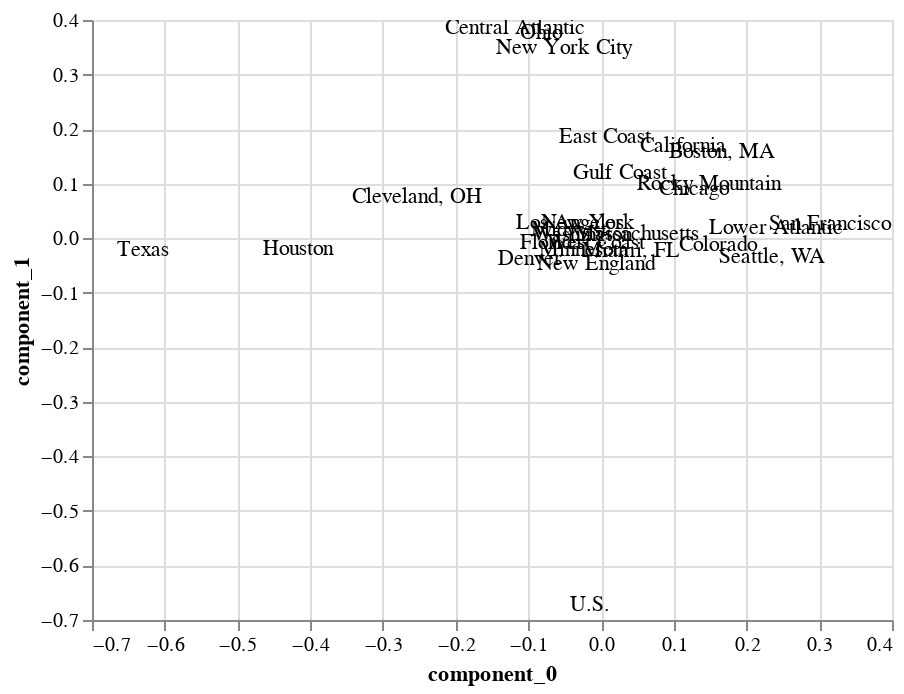

The notebook cell saved with this chart:
### Code cell
components = pd.DataFrame(
    v, columns=[f"component_{i}" for i in range(v.shape[0])], index=wide.columns
).reset_index()

components_plot = (
    components.pipe(alt.Chart)
    .encode(x="component_0", y="component_1", text="region")
    .mark_text()
    .interactive()
)

lineapy.save(components_plot, "components_plot")
components_plot

### Figure 1 — Vega-Lite specification as saved in the notebook (floating-point values rounded to 4 significant figures)
{"config": {"view": {"continuousWidth": 400, "continuousHeight": 300}}, "data": {"name": "data-2519041150ac7bf221db47713701fe0d"}, "mark": "text", "encoding": {"text": {"field": "region", "type": "nominal"}, "x": {"field": "component_0", "type": "quantitative"}, "y": {"field": "component_1", "type": "quantitative"}}, "selection": {"selector002": {"type": "interval", "bind": "scales", "encodings": ["x", "y"]}}, "$schema": "https://vega.github.io/schema/vega-lite/v4.17.0.json", "datasets": {"data-2519041150ac7bf221db47713701fe0d": [{"region": "Boston, MA", "component_0": 0.1669, "component_1": 0.1583, "component_2": 0.1652, "component_3": 0.2327, "component_4": 0.2699, "component_5": 0.1786, "component_6": 0.1809, "component_7": 0.1829, "component_8": 0.189, "component_9": 0.2049, "component_10": 0.2063, "component_11": 0.1618, "component_12": 0.1998, "component_13": 0.1683, "component_14": 0.1605, "component_15": 0.2408, "component_16": 0.2187, "component_17": 0.1691, "component_18": 0.1484, "component_19": 0.1637, "component_20": 0.284, "component_21": 0.1519, "component_22": 0.149, "component_23": 0.1384, "component_24": 0.21, "component_25": 0.1949, "component_26": 0.1436, "component_27": 0.1527}, {"region": "California", "component_0": 0.1124, "component_1": 0.1693, "component_2": 0.1037, "component_3": -0.2306, "component_4": -0.4606, "component_5": 0.1146, "component_6": 0.121, "component_7": 0.08849, "component_8": 0.09079, "component_9": 0.06334, "component_10": 0.09288, "component_11": 0.1722, "component_12": 0.0716, "component_13": 0.1126, "component_14": 0.08242, "component_15": -0.2205, "component_16": -0.1288, "component_17": 0.1056, "component_18": 0.1125, "component_19": 0.1139, "component_20": -0.5903, "component_21": 0.1336, "component_22": 0.1646, "component_23": 0.1514, "component_24": 0.06346, "component_25": 0.0165, "component_26": 0.1513, "component_27": 0.1624}, {"region": "Central Atlantic", "component_0": -0.1186, "component_1": 0.385, "component_2": -0.1294, "component_3": 0.06244, "component_4": 0.08502, "component_5": -0.02868, "component_6": -0.03009, "component_7": -0.1533, "component_8": -0.2116, "component_9": -0.1541, "component_10": -0.1591, "component_11": 0.4373, "component_12": -0.1796, "component_13": -0.1203, "component_14": -0.1523, "component_15": -0.004257, "component_16": -0.0594, "component_17": -0.1233, "component_18": -0.1202, "component_19": -0.1334, "component_20": 0.1541, "component_21": 0.01995, "component_22": 0.3686, "component_23": 0.2209, "component_24": -0.171, "component_25": -0.01623, "component_26": 0.1963, "component_27": 0.319}, {"region": "Chicago", "component_0": 0.1275, "component_1": 0.08972, "component_2": 0.1302, "component_3": -0.149, "component_4": 0.1012, "component_5": -0.4964, "component_6": -0.5319, "component_7": 0.1177, "component_8": 0.1469, "component_9": 0.02997, "component_10": 0.04773, "component_11": 0.122, "component_12": 0.108, "component_13": 0.1262, "component_14": 0.08909, "component_15": -0.09156, "component_16": -0.3155, "component_17": 0.1145, "component_18": 0.1417, "component_19": 0.1572, "component_20": 0.13, "component_21": -0.3306, "component_22": 0.09766, "component_23": 0.008257, "component_24": 0.03454, "component_25": 0.02247, "component_26": -0.03446, "component_27": 0.05894}, {"region": "Cleveland, OH", "component_0": -0.2527, "component_1": 0.07522, "component_2": -0.1827, "component_3": 0.1504, "component_4": -0.1174, "component_5": -0.1697, "component_6": -0.1843, "component_7": -0.01418, "component_8": 0.3168, "component_9": 0.2032, "component_10": 0.1491, "component_11": 0.1132, "component_12": 0.1695, "component_13": -0.2548, "component_14": 0.1863, "component_15": 0.1182, "component_16": 0.3712, "component_17": -0.2239, "component_18": -0.2507, "component_19": -0.2526, "component_20": -0.2489, "component_21": -0.216, "component_22": 0.0455, "component_23": -0.006591, "component_24": 0.2188, "component_25": 0.05528, "component_26": -0.03746, "component_27": 0.03241}, {"region": "Colorado", "component_0": 0.1607, "component_1": -0.01253, "component_2": 0.1066, "component_3": 0.6346, "component_4": -0.2143, "component_5": -0.1792, "component_6": -0.2163, "component_7": -0.004315, "component_8": -0.3034, "component_9": -0.07374, "component_10": -0.05562, "component_11": -0.02771, "component_12": -0.1276, "component_13": 0.1594, "component_14": -0.1989, "component_15": 0.1439, "component_16": 0.2901, "component_17": 0.1405, "component_18": 0.1292, "component_19": 0.1468, "component_20": -0.2711, "component_21": -0.08457, "component_22": 0.008456, "component_23": -0.01129, "component_24": -0.0896, "component_25": 0.02558, "component_26": -0.009893, "component_27": -0.006908}, {"region": "Denver", "component_0": -0.09776, "component_1": -0.03825, "component_2": -0.04825, "component_3": 0.6175, "component_4": -0.01746, "component_5": 0.07091, "component_6": 0.09213, "component_7": 0.01504, "component_8": 0.2431, "component_9": -0.04755, "component_10": 0.02552, "component_11": -0.04536, "component_12": 0.0882, "component_13": -0.09575, "component_14": 0.1803, "component_15": -0.03714, "component_16": -0.6701, "component_17": -0.08607, "component_18": -0.03152, "component_19": -0.05398, "component_20": -0.05216, "component_21": 0.07556, "component_22": -0.009189, "component_23": 0.02415, "component_24": -0.07841, "component_25": -0.01397, "component_26": 0.01321, "component_27": -0.02034}, {"region": "East Coast", "component_0": 0.005643, "component_1": 0.1852, "component_2": 0.04977, "component_3": 0.02693, "component_4": 0.3793, "component_5": 0.1176, "component_6": 0.1318, "component_7": 0.008163, "component_8": -0.09952, "component_9": 0.04362, "component_10": 0.03635, "component_11": 0.3233, "component_12": -0.02306, "component_13": 0.009264, "component_14": -0.05847, "component_15": -0.04888, "component_16": -0.07587, "component_17": 0.007358, "component_18": 0.03389, "component_19": 0.04467, "component_20": -0.3099, "component_21": -0.07104, "component_22": 0.06716, "component_23": -0.5354, "component_24": 0.07196, "component_25": -0.0008655, "component_26": -0.506, "component_27": 0.02869}, {"region": "Florida", "component_0": -0.06941, "component_1": -0.009053, "component_2": -0.02004, "component_3": 0.008508, "component_4": -0.2047, "component_5": 0.003665, "component_6": -0.01082, "component_7": -0.04527, "component_8": -0.4418, "component_9": 0.364, "component_10": 0.4104, "component_11": -0.008645, "component_12": -0.06442, "component_13": -0.05511, "component_14": -0.2964, "component_15": 0.05434, "component_16": -0.2911, "component_17": -0.03675, "component_18": -0.0713, "component_19": -0.04622, "component_20": 0.1595, "component_21": -0.03188, "component_22": -0.02815, "component_23": 0.007101, "component_24": 0.4833, "component_25": 0.04566, "component_26": 0.01, "component_27": 0.002277}, {"region": "Gulf Coast", "component_0": 0.02649, "component_1": 0.119, "component_2": 0.02036, "component_3": 0.0193, "component_4": -0.6699, "component_5": 0.07192, "component_6": 0.07713, "component_7": 0.02882, "component_8": 0.1312, "component_9": -0.0735, "component_10": -0.0753, "component_11": 0.1987, "component_12": 0.04018, "component_13": 0.01694, "component_14": 0.07677, "component_15": 0.06847, "component_16": 0.04347, "component_17": 0.01095, "component_18": 0.02984, "component_19": 0.0299, "component_20": 0.4792, "component_21": -0.04504, "component_22": 0.02249, "component_23": -0.3109, "component_24": -0.1004, "component_25": 0.02146, "component_26": -0.3156, "component_27": 0.02319}, {"region": "Houston", "component_0": -0.4163, "component_1": -0.0203, "component_2": 0.2924, "component_3": -0.02722, "component_4": -0.01934, "component_5": 0.03341, "component_6": 0.03998, "component_7": 0.1715, "component_8": 0.06398, "component_9": 0.03518, "component_10": -0.2505, "component_11": -0.1189, "component_12": 0.187, "component_13": -0.3861, "component_14": -0.3434, "component_15": 0.07392, "component_16": 0.00239, "component_17": -0.2109, "component_18": 0.3381, "component_19": 0.3397, "component_20": -0.01859, "component_21": -0.0651, "component_22": 0.1733, "component_23": 0.01274, "component_24": 0.03668, "component_25": 0.08439, "component_26": 0.01869, "component_27": -0.01308}, {"region": "Los Angeles", "component_0": -0.04248, "component_1": 0.02834, "component_2": 0.059, "component_3": 0.02918, "component_4": 0.01034, "component_5": 0.03675, "component_6": 0.05108, "component_7": 0.04175, "component_8": 0.06008, "component_9": 0.02476, "component_10": -0.1451, "component_11": 0.491, "component_12": 0.04169, "component_13": -0.02375, "component_14": -0.1519, "component_15": -0.02556, "component_16": -0.01763, "component_17": 0.002271, "component_18": 0.01093, "component_19": 0.07123, "component_20": -0.01204, "component_21": -0.1432, "component_22": -0.7909, "component_23": 0.142, "component_24": 0.02615, "component_25": 0.01502, "component_26": 0.1461, "component_27": 0.02828}, {"region": "Lower Atlantic", "component_0": 0.24, "component_1": 0.01941, "component_2": -0.1085, "component_3": -0.0194, "component_4": -0.01466, "component_5": 0.01431, "component_6": 0.05444, "component_7": 0.09072, "component_8": 0.2113, "component_9": 0.1389, "component_10": -0.4961, "component_11": -0.09641, "component_12": 0.2343, "component_13": 0.2248, "component_14": -0.4721, "component_15": 0.1657, "component_16": -0.1292, "component_17": 0.1437, "component_18": -0.292, "component_19": -0.2454, "component_20": -0.05473, "component_21": -0.05987, "component_22": 0.1213, "component_23": -0.01035, "component_24": 0.1699, "component_25": 0.09789, "component_26": -0.01631, "component_27": -0.01281}, {"region": "Massachusetts", "component_0": 0.04876, "component_1": 0.00717, "component_2": -0.01675, "component_3": -0.008173, "component_4": 0.02447, "component_5": 0.01706, "component_6": 0.05235, "component_7": 0.05764, "component_8": 0.2821, "component_9": -0.241, "component_10": 0.6135, "component_11": -0.0009459, "component_12": 0.1442, "component_13": 0.02952, "component_14": -0.5516, "component_15": -0.05889, "component_16": 0.05103, "component_17": -0.009125, "component_18": -0.03155, "component_19": -0.08103, "component_20": 0.007639, "component_21": -0.07857, "component_22": 0.01238, "component_23": 0.04717, "component_24": -0.3546, "component_25": -0.01884, "component_26": -0.0415, "component_27": -0.01282}, {"region": "Miami, FL", "component_0": 0.04162, "component_1": -0.0237, "component_2": 0.02675, "component_3": 0.01579, "component_4": -0.002629, "component_5": 0.1595, "component_6": 0.3943, "component_7": 0.01362, "component_8": -0.1346, "component_9": -0.03419, "component_10": 0.003335, "component_11": -0.06138, "component_12": -0.006955, "component_13": 0.05086, "component_14": 0.1588, "component_15": -0.01528, "component_16": -0.01341, "component_17": 0.04245, "component_18": -0.04225, "component_19": 0.03797, "component_20": -0.0005242, "component_21": -0.8262, "component_22": 0.138, "component_23": 0.2171, "component_24": -0.03519, "component_25": -0.04735, "component_26": 0.0006334, "component_27": -0.08409}, {"region": "Midwest", "component_0": -0.04446, "component_1": 0.01536, "component_2": 0.08857, "component_3": -0.1536, "component_4": -0.02302, "component_5": 0.008912, "component_6": -0.06604, "component_7": 0.2557, "component_8": -0.4221, "component_9": -0.1018, "component_10": 0.06697, "component_11": 0.00149, "component_12": 0.4411, "component_13": -0.06489, "component_14": 0.1921, "component_15": 0.4547, "component_16": -0.1312, "component_17": 0.02469, "component_18": -0.1255, "component_19": -0.1805, "component_20": -0.1159, "component_21": 0.0319, "component_22": -0.08737, "component_23": -0.06579, "component_24": -0.3343, "component_25": 0.2283, "component_26": 0.04487, "component_27": 0.0461}, {"region": "Minnesota", "component_0": -0.02321, "component_1": -0.0209, "component_2": 0.0719, "component_3": 0.1754, "component_4": 0.02874, "component_5": 0.04304, "component_6": -0.05732, "component_7": 0.2482, "component_8": -0.2648, "component_9": 0.08696, "component_10": -0.07302, "component_11": 0.01186, "component_12": 0.4408, "component_13": -0.01805, "component_14": 0.01476, "component_15": -0.7083, "component_16": 0.1751, "component_17": 0.02351, "component_18": -0.1783, "component_19": -0.08085, "component_20": 0.1502, "component_21": 0.07235, "component_22": 0.03613, "component_23": 0.0558, "component_24": -0.03034, "component_25": -0.08878, "component_26": -0.06941, "component_27": -0.02064}, {"region": "New England", "component_0": -0.007467, "component_1": -0.04664, "component_2": 0.007755, "component_3": -0.03901, "component_4": -7.524e-05, "component_5": 0.003502, "component_6": -0.06069, "component_7": -0.005489, "component_8": -0.01984, "component_9": -0.007299, "component_10": -0.01803, "component_11": 0.1045, "component_12": -0.0103, "component_13": -0.01196, "component_14": 0.01789, "component_15": 0.1369, "component_16": -0.02581, "component_17": -0.003552, "component_18": -0.09154, "component_19": 0.1109, "component_20": -0.03457, "component_21": 0.1689, "component_22": 0.0191, "component_23": 0.6556, "component_24": 0.004232, "component_25": 0.003237, "component_26": -0.6744, "component_27": -0.1592}, {"region": "New York", "component_0": -0.01845, "component_1": 0.02696, "component_2": 0.1671, "component_3": -0.01051, "component_4": -0.002251, "component_5": -0.05895, "component_6": 0.03042, "component_7": 0.01234, "component_8": 0.0433, "component_9": 0.008135, "component_10": 0.04453, "component_11": -0.05163, "component_12": -0.09579, "component_13": -0.002524, "component_14": 0.009528, "component_15": 0.0307, "component_16": -0.01247, "component_17": -0.04548, "component_18": -0.7409, "component_19": 0.6084, "component_20": -0.005336, "component_21": 0.03934, "component_22": 0.004054, "component_23": -0.1079, "component_24": -0.06879, "component_25": 0.01206, "component_26": 0.09128, "component_27": 0.04325}, {"region": "New York City", "component_0": -0.05142, "component_1": 0.3489, "component_2": -0.05136, "component_3": 0.01422, "component_4": 0.005936, "component_5": -0.5771, "component_6": 0.4731, "component_7": 0.007479, "component_8": -0.03622, "component_9": -0.01635, "component_10": -0.003807, "component_11": -0.335, "component_12": 0.03884, "component_13": 0.007582, "component_14": 0.01232, "component_15": -0.05604, "component_16": 0.02222, "component_17": 0.01352, "component_18": 0.05796, "component_19": -0.01917, "component_20": 0.006178, "component_21": 0.07133, "component_22": -0.2155, "component_23": 0.04893, "component_24": 0.01884, "component_25": 0.05085, "component_26": -0.1635, "component_27": 0.3303}, {"region": "Ohio", "component_0": -0.08281, "component_1": 0.3762, "component_2": 0.1181, "component_3": 0.008668, "component_4": 0.01268, "component_5": 0.4865, "component_6": -0.3801, "component_7": 0.003868, "component_8": 0.05609, "component_9": -0.06517, "component_10": -0.0008883, "component_11": -0.4097, "component_12": -0.1202, "component_13": -0.005745, "component_14": 0.005164, "component_15": -0.04924, "component_16": -0.006579, "component_17": 0.1034, "component_18": -0.04212, "component_19": -0.06631, "component_20": 0.00277, "component_21": -0.1341, "component_22": -0.2139, "component_23": 0.05494, "component_24": 0.04266, "component_25": 0.06365, "component_26": -0.1437, "component_27": 0.3923}, {"region": "Rocky Mountain", "component_0": 0.1486, "component_1": 0.1002, "component_2": -0.6931, "component_3": -0.009705, "component_4": 0.007564, "component_5": 0.138, "component_6": -0.09686, "component_7": -0.1402, "component_8": -0.08909, "component_9": 0.09407, "component_10": -0.01267, "component_11": -0.07741, "component_12": 0.3207, "component_13": 0.09625, "component_14": -0.01504, "component_15": 0.0201, "component_16": -0.004061, "component_17": -0.2674, "component_18": 0.1688, "component_19": 0.4352, "component_20": -0.01064, "component_21": -0.03939, "component_22": -0.05169, "component_23": -0.009738, "component_24": -0.07646, "component_25": -0.01195, "component_26": -0.00334, "component_27": 0.06102}, {"region": "San Francisco", "component_0": 0.3149, "component_1": 0.02671, "component_2": 0.274, "component_3": 0.004184, "component_4": -0.0017, "component_5": 0.007813, "component_6": -0.005737, "component_7": 0.03948, "component_8": -0.03894, "component_9": -0.3913, "component_10": -0.0002535, "component_11": -0.02123, "component_12": 0.06786, "component_13": 0.1883, "component_14": 0.02815, "component_15": 0.01421, "component_16": 0.00745, "component_17": -0.7248, "component_18": -0.009251, "component_19": -0.08013, "component_20": -0.001786, "component_21": 0.008292, "component_22": -0.02708, "component_23": 0.014, "component_24": 0.306, "component_25": -0.01659, "component_26": 0.003051, "component_27": 0.01937}, {"region": "Seattle, WA", "component_0": 0.2356, "component_1": -0.03517, "component_2": 0.2199, "component_3": -0.003259, "component_4": 0.004679, "component_5": 0.006388, "component_6": 0.004661, "component_7": -0.05102, "component_8": 0.03735, "component_9": 0.6685, "component_10": -0.03301, "component_11": -0.04019, "component_12": -0.1717, "component_13": 0.02531, "component_14": -0.01054, "component_15": -0.04351, "component_16": -0.007242, "component_17": -0.3792, "component_18": 0.04395, "component_19": -0.1116, "component_20": 0.005804, "component_21": -0.02625, "component_22": -0.02193, "component_23": 0.02441, "component_24": -0.4758, "component_25": 0.1021, "component_26": -0.04964, "component_27": 0.09868}, {"region": "Texas", "component_0": -0.6304, "component_1": -0.02228, "component_2": 0.01884, "component_3": -0.005046, "component_4": -0.003889, "component_5": 0.002348, "component_6": -0.008363, "component_7": 0.001744, "component_8": 0.001353, "component_9": 0.0697, "component_10": 0.001024, "component_11": 0.02191, "component_12": 0.003652, "component_13": 0.756, "component_14": 0.001185, "component_15": 0.01795, "component_16": 0.0005944, "component_17": -0.1343, "component_18": 0.009068, "component_19": -0.02516, "component_20": -0.0003355, "component_21": 0.007864, "component_22": 0.0192, "component_23": -0.002113, "component_24": -0.06542, "component_25": -0.01909, "component_26": 0.003172, "component_27": -0.0225}, {"region": "U.S.", "component_0": -0.01554, "component_1": -0.6727, "component_2": -0.06865, "component_3": -0.00137, "component_4": 0.0008508, "component_5": -0.001466, "component_6": 0.02627, "component_7": -0.002971, "component_8": 0.006779, "component_9": -0.08556, "component_10": -0.007667, "component_11": 0.08814, "component_12": -0.002015, "component_13": 0.007853, "component_14": -0.01046, "component_15": -0.03099, "component_16": 0.005102, "component_17": 0.01887, "component_18": -0.008756, "component_19": 0.02204, "component_20": -0.002427, "component_21": -0.04911, "component_22": 0.04506, "component_23": -0.007058, "component_24": 0.0524, "component_25": 0.1267, "component_26": -0.1252, "component_27": 0.6969}, {"region": "Washington", "component_0": -0.02578, "component_1": 0.006158, "component_2": -0.09889, "component_3": 0.0004671, "component_4": -0.0008054, "component_5": -0.007955, "component_6": 0.005512, "component_7": -0.08242, "component_8": 0.002326, "component_9": -0.1285, "component_10": -0.003407, "component_11": 0.006128, "component_12": -0.1378, "component_13": 0.01476, "component_14": 0.006064, "component_15": -0.2532, "component_16": -0.001256, "component_17": -0.02063, "component_18": -0.005845, "component_19": 0.01043, "component_20": 0.002579, "component_21": -0.02381, "component_22": 0.006144, "component_23": 0.001592, "component_24": 0.01187, "component_25": 0.9168, "component_26": 0.002319, "component_27": -0.2023}, {"region": "West Coast", "component_0": -0.00753, "component_1": -0.008954, "component_2": 0.3162, "component_3": 0.0006152, "component_4": 8.536e-06, "component_5": -0.001557, "component_6": 0.001282, "component_7": -0.8469, "component_8": -0.001632, "component_9": -0.002871, "component_10": -0.001434, "component_11": -0.001722, "component_12": 0.4115, "component_13": 0.00693, "component_14": 0.005964, "component_15": -0.006865, "component_16": -0.0001647, "component_17": 0.1118, "component_18": -0.002204, "component_19": 4.479e-05, "component_20": -0.0001684, "component_21": -0.001902, "component_22": -0.0005195, "component_23": -0.001486, "component_24": 0.0003848, "component_25": 0.02228, "component_26": -0.001624, "component_27": 0.01189}]}}
